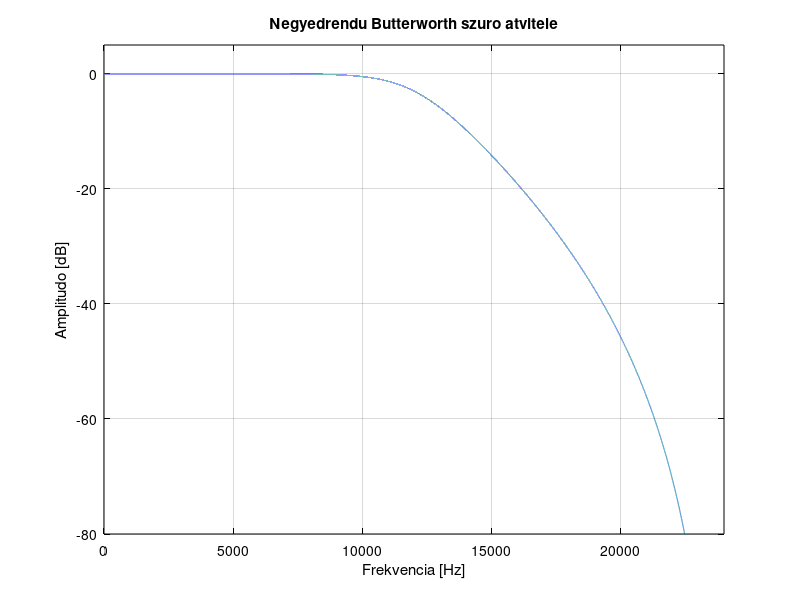

The MATLAB script that drew this image: (Note: this script raises an error after producing the figure.)
clear;
close all;
clc;

fs = 48000;
fc = 12000;
N = 4;

% Negyedrendu Butterworth alulatereszto szuro
[b, a] = butter(N, fc/(fs/2));

[H, f] = freqz(b, a, 2^16, fs);
plot(f, 20*log10(abs(H)));
grid on;
xlim([0 fs/2]);
ylim([-80 5]);
xlabel('Frekvencia [Hz]');
ylabel('Amplitudo [dB]');
title('Negyedrendu Butterworth szuro atvitele', 'Color', 'k');
set(gcf, 'Color', 'w');
set(gca, 'Color', 'w', 'XColor', 'k', 'YColor', 'k');

script_dir = fileparts(mfilename('fullpath'));
picture_dir = fullfile(script_dir, '..', 'Kepek');
source_dir = fullfile(script_dir, '..', 'CrossCore', 'BlackFin_FIR_fract', 'src');
saveas(gcf, fullfile(picture_dir, 'Butterworth_atvitel.jpg'));

% Az egyutthatok fract formatumban is elfernek
coef_scale = 1;
file = fopen(fullfile(source_dir, 'Butterworth_b.dat'), 'w');
fprintf(file, '%.10f,\n', b/coef_scale);
fclose(file);

file = fopen(fullfile(source_dir, 'Butterworth_a.dat'), 'w');
fprintf(file, '%.10f,\n', a(2:end)/coef_scale);
fclose(file);

p = roots(a);
disp(max(abs(p)));

disp('Butterworth b egyutthatok:');
disp(b);
disp('Butterworth a egyutthatok:');
disp(a);
